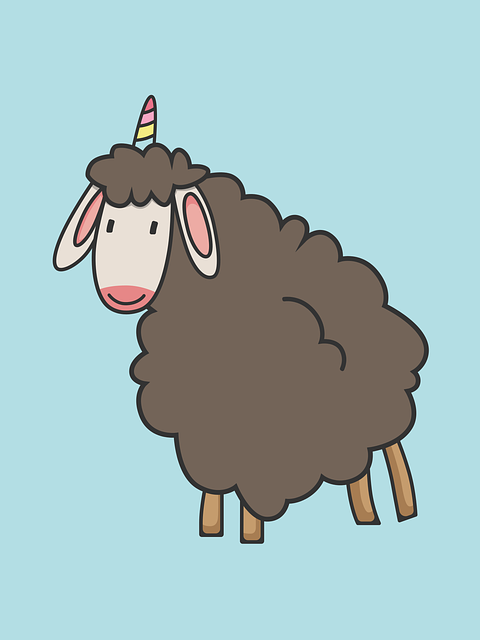
#> input picture image addition/animal-g598af865d_640.png, 480 x 640 px, found by its file name
$ python histo_eq1.py
#> lines starting #> are read from the running program, lines starting #| are printed output that depends on the picture
# Histogram Equalization using built-in function
import cv2
import numpy as np
from matplotlib import pyplot as plt

img = cv2.imread("C:\\Users\\amans\\Documents\\DIP\\Image Arithmetic\\image addition\\animal-g598af865d_640.png")
#> img is the input picture: shape (640, 480, 3); mean B, G, R 189.5, 188.5, 162.3
r,g,b = cv2.split(img)
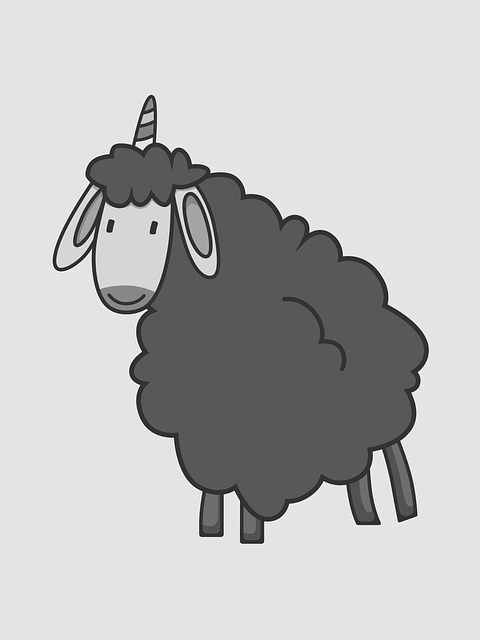
#> r: shape (640, 480); min 8, max 255, mean 189.5
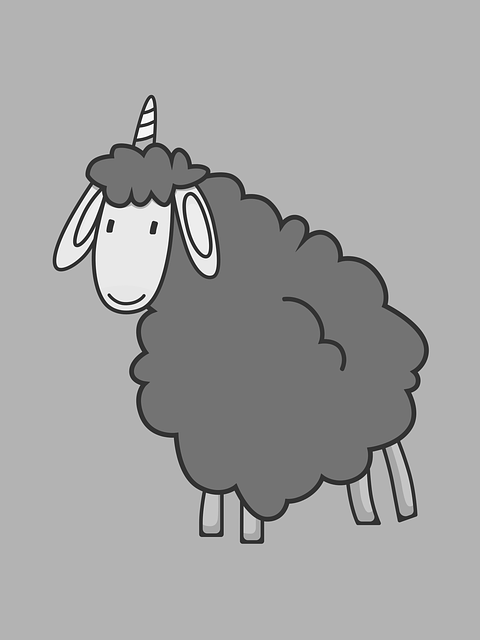
#> b: shape (640, 480); min 4, max 255, mean 162.3

"""
1. Function works only on 2d arrays/grayscale images.
2. Therefore we equalize 3 layers of the image and merge them to get equalization of
   original coloured image.
"""

R = cv2.equalizeHist(r)
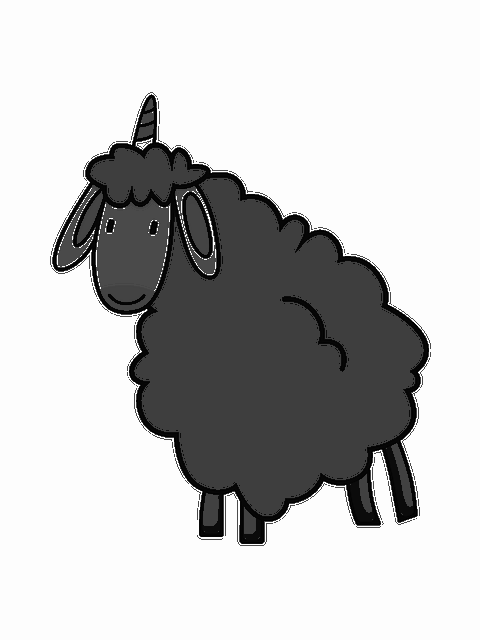
#> R: shape (640, 480); min 0, max 255, mean 194.3
G = cv2.equalizeHist(g)
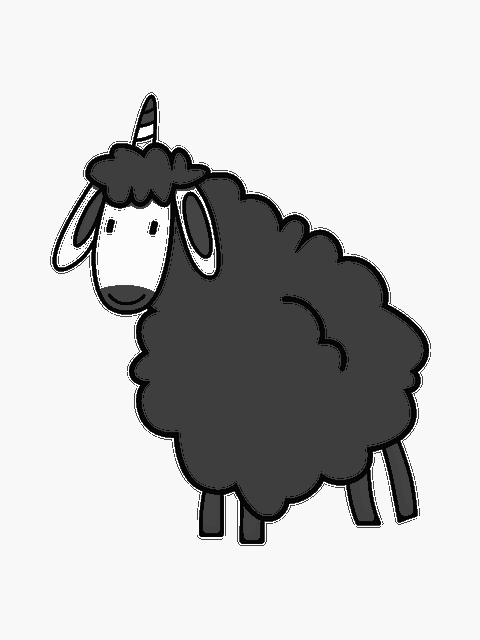
#> G: shape (640, 480); min 0, max 255, mean 194.5
B = cv2.equalizeHist(b)
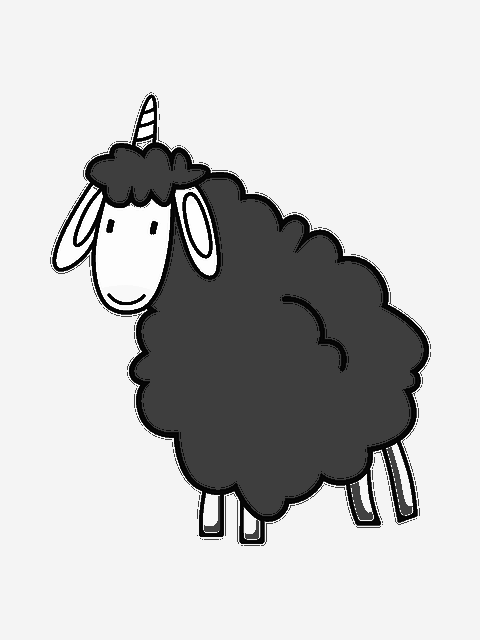
#> B: shape (640, 480); min 0, max 255, mean 194.3

# Merging R,G,B to get colour image
histEq = cv2.merge((R,G,B))
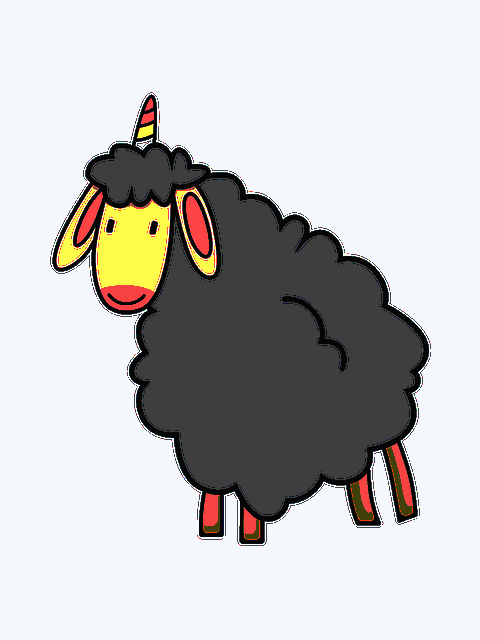
#> histEq: shape (640, 480, 3); mean B, G, R 194.3, 194.5, 194.3

# Getting frequency of each unique pixel value
pix, freq = np.unique(img, return_index=True)
#> pix = 250 values from 4 to 255; freq = 250 values, max 742849 at index 5, min 0 at index 222, mean 157140.3
Eq_pix, Eq_freq = np.unique(histEq, return_index=True)
#> Eq_pix = 35 values from 0 to 255; Eq_freq = 35 values, max 190550 at index 12, min 0 at index 32, mean 127134.5

cv2.imshow('equalize1.jpg', histEq)
cv2.imwrite('equalize1.jpg', histEq)
cv2.waitKey(0)
cv2.destroyAllWindows()

plt.plot(pix, freq)
plt.xlabel('pixel')
plt.ylabel('frequency')
plt.savefig('colorImg.png')
#> figure, not shown here; curve peaks at x = 11, y = 742849

plt.plot(Eq_pix, Eq_freq)
plt.xlabel('pixel')
plt.ylabel('frequency')
plt.savefig('equalized_color.png')
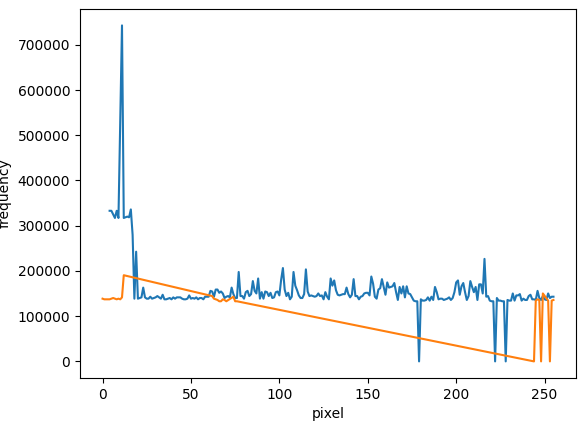
#> figure drawn by matplotlib, 1 panel; curve peaks at x = 11, y = 742849; curve peaks at x = 12, y = 190550
